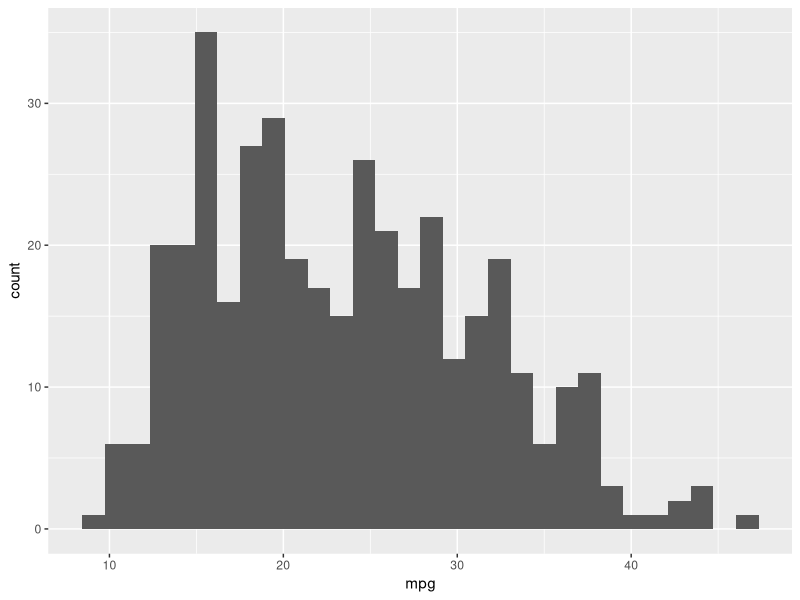
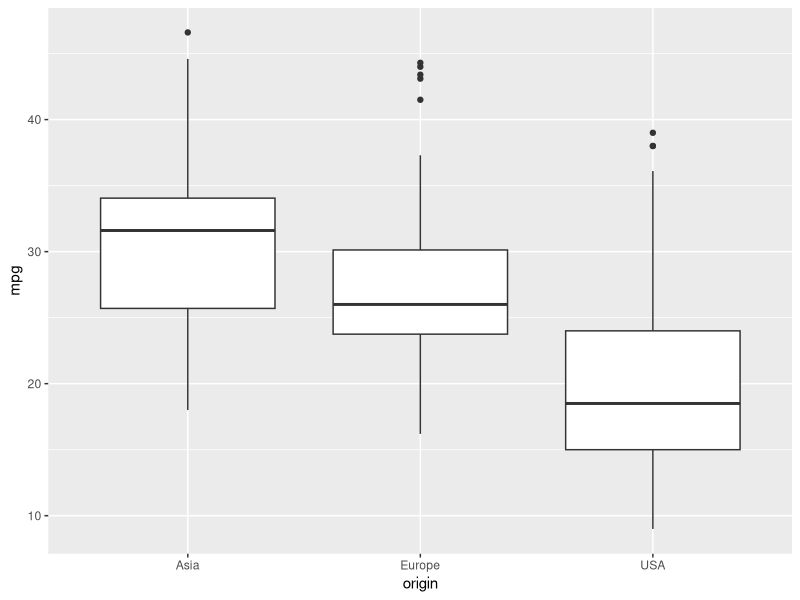
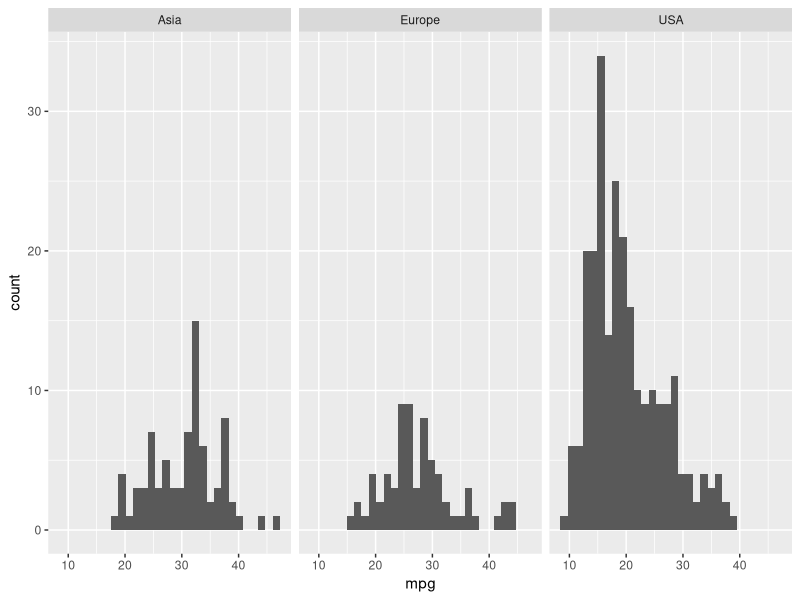
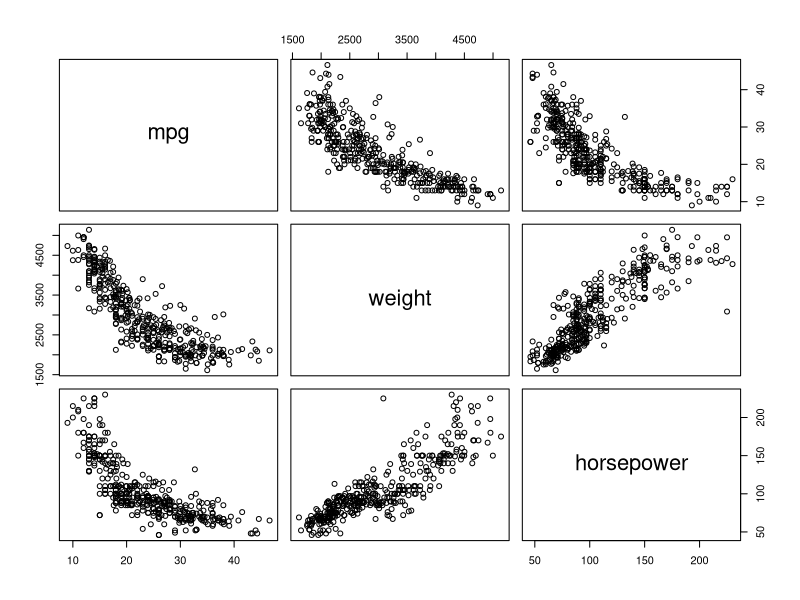
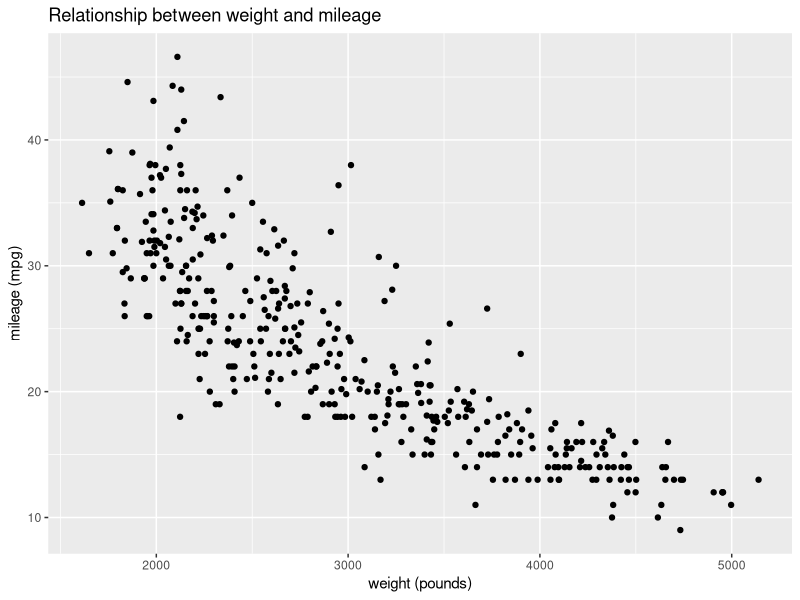
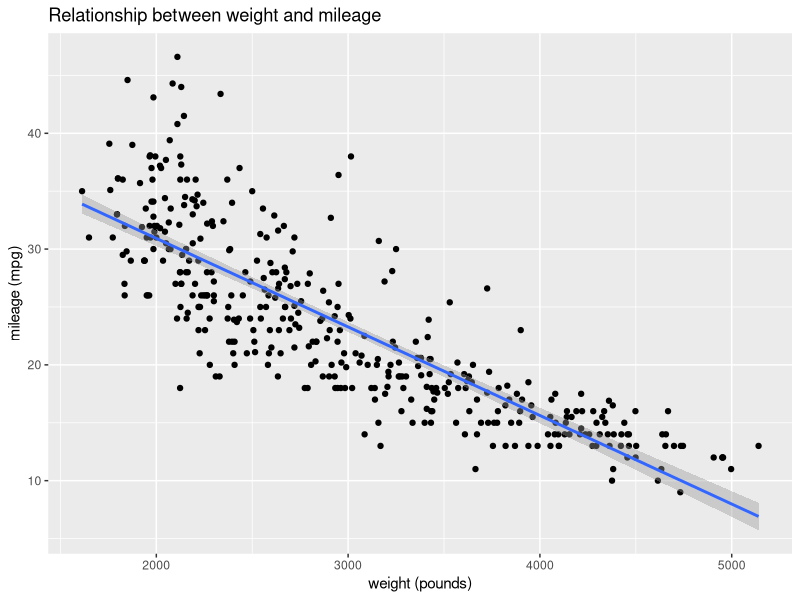

These figures' R source, in order:

# Import packages that we need
library(tidyverse)
library(psych)
# Read in the data, select only the columns we need
mpg <- read_csv("datasets/mpg/mpg.csv") %>% 
  select(mpg,weight,horsepower,origin,cylinders)
head(mpg)

# Descriptive statistics
describe(mpg)

# One-way frequency table of origin
table(mpg$origin)


# Two-way frequency table
table(mpg$origin, mpg$cylinders)


# Descriptive statistics by group
mpg %>% 
  select(mpg, origin) %>% 
  describeBy(group = 'origin')



# Histogram
ggplot(data = mpg,aes(x = mpg)) +
  geom_histogram()



# Box plot
ggplot(data = mpg,aes(x = origin,y = mpg)) +
  geom_boxplot()


# Facet histogram
ggplot(data = mpg,aes(x = mpg)) +
  geom_histogram()+
  facet_grid(~ origin)




# Is there a difference in mileage? 
mpg_filtered <- filter(mpg, origin == 'USA' | origin == 'Europe')

# Dependent variable ~ independent variable
t.test(mpg ~ origin, data = mpg_filtered)



select(mpg, mpg:horsepower) %>% 
  cor()  

select(mpg, mpg:horsepower) %>% 
  pairs()  

# Scatterplot
ggplot(data=mpg, aes(x=weight,y=mpg)) +
  geom_point() + xlab("weight (pounds)") +
  ylab("mileage (mpg)") + ggtitle("Relationship between weight and mileage")



# Fit the regression, print the summary results
mpg_regression <- lm(mpg ~ weight, data=mpg)
summary(mpg_regression)


# Scatterplot with fit linear regression line
ggplot(data = mpg, aes(x = weight, y = mpg)) + 
  geom_point() + xlab("weight (pounds)") + 
  ylab("mileage (mpg)") + ggtitle("Relationship between weight and mileage") +
  geom_smooth(method = lm)
